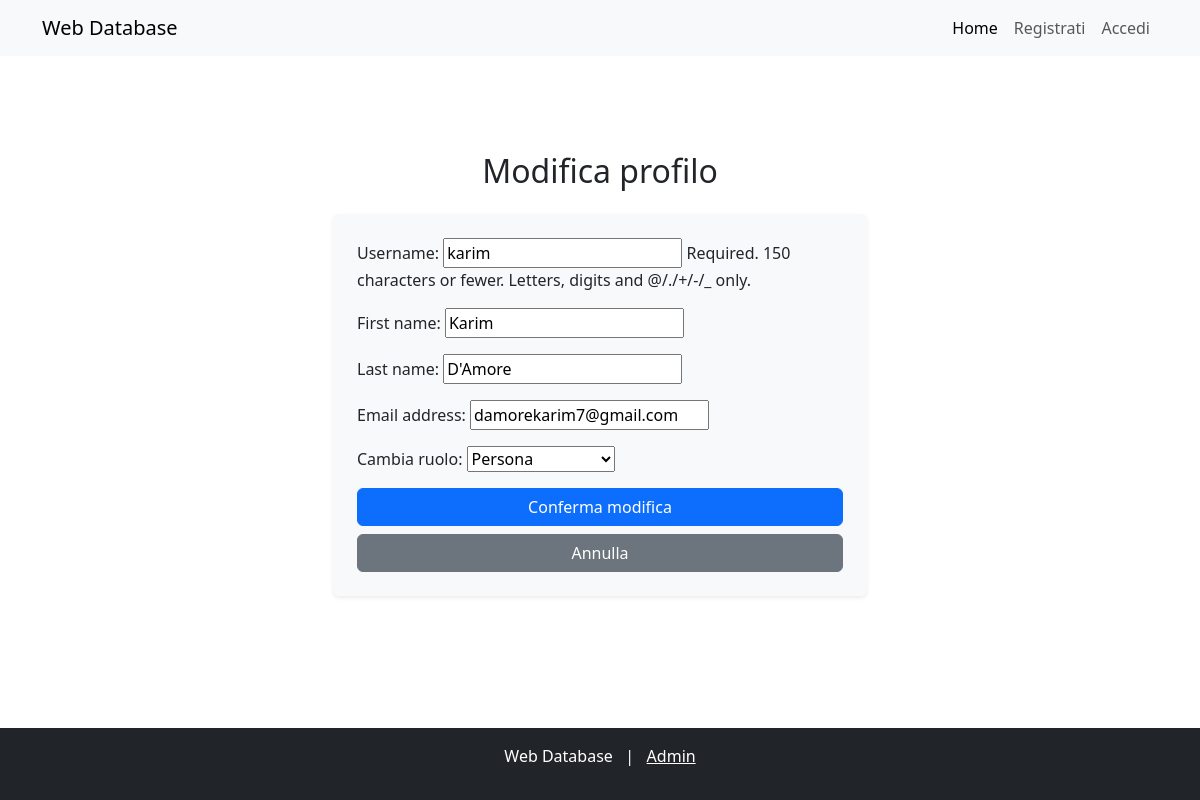
/userupdate/1/, run on an earlier commit of the app's database.
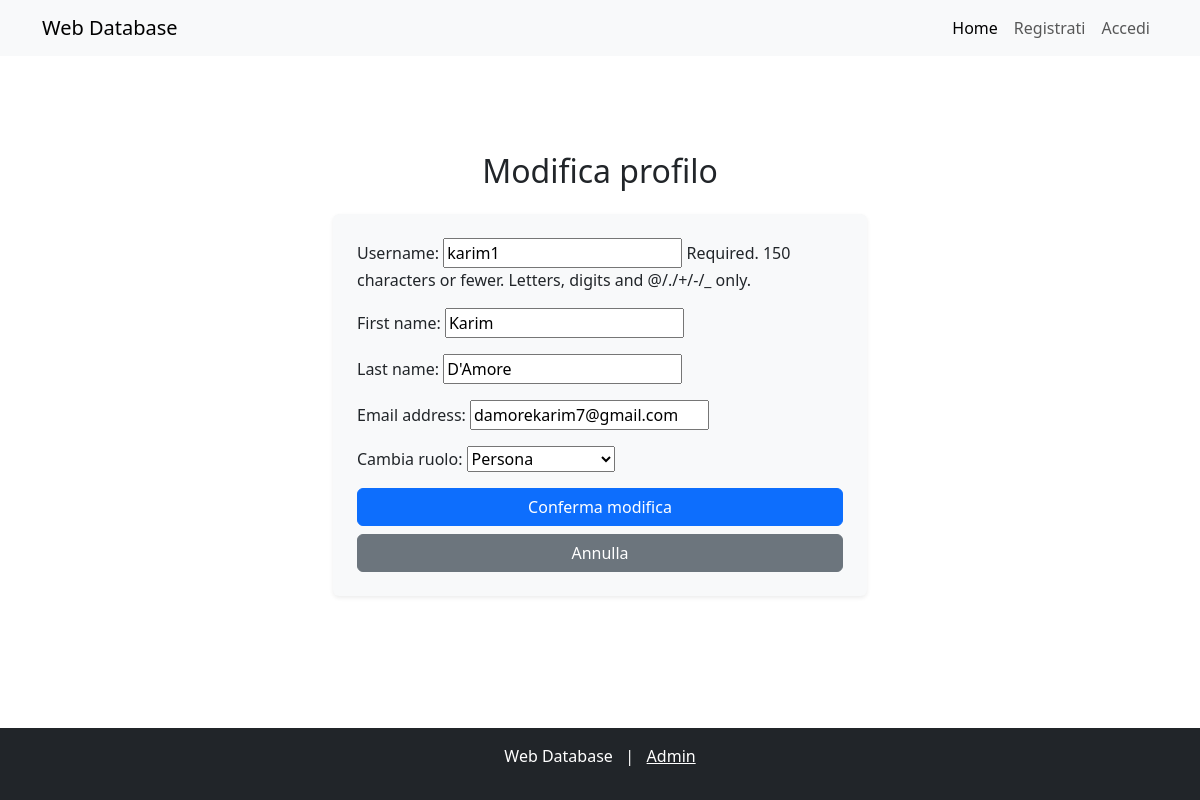
And on a later commit of the database.
### web_app/models.py (models this page shows)
class CustomUser(AbstractUser):
    USER_TYPE_CHOICES = (
        ('persona', 'Persona'),
        ('quality_manager', 'Quality Manager'),
    )
    user_type = models.CharField(max_length=20, choices=USER_TYPE_CHOICES)

### web_app/views.py (the view, shortened to what this page needs)
# urls.py: path('userupdate/<pk>/', views.CustomUserUpdateView.as_view(), name='user_update'),
class CustomUserUpdateView(UpdateView):
    model = CustomUser
    template_name = 'web_app/user_update.html'
    form_class = CustomUserUpdateForm

### web_app/forms.py
class CustomUserUpdateForm(forms.ModelForm):
    class Meta:
        model = CustomUser
        fields = ('username', 'first_name', 'last_name', 'email', 'user_type')
    def __init__(self, *args, **kwargs):
        super().__init__(*args, **kwargs)
        self.fields['user_type'].label = "Cambia ruolo"

### web_app/templates/web_app/user_update.html (shortened to what this page needs)
{% extends "base.html" %}
{% block content %}
<div class="container my-5">
    <h2 class="text-center mb-4">Modifica profilo</h2>
    <div class="row justify-content-center">
        <div class="col-md-6">
            <form method="post" class="bg-light p-4 rounded shadow-sm">
                <div class="mb-3">
                    {{ form.as_p }}
                </div>
                <div class="d-grid gap-2">
                    <button type="submit" class="btn btn-primary btn-block">Conferma modifica</button>
                    <a href="{% url 'user_detail' user.id %}" class="btn btn-secondary">Annulla</a>
                </div>
            </form>
        </div>
    </div>
</div>
{% endblock %}

### templates/base.html (shortened to what this page needs)
<!DOCTYPE html>
<html lang="it">
<head>
    <link href="https://cdn.jsdelivr.net/npm/bootstrap@5.3.0/dist/css/bootstrap.min.css" rel="stylesheet">
</head>
<body class="d-flex flex-column min-vh-100">
    <nav class="navbar navbar-expand-lg navbar-light bg-light">
        <div class="container">
            <a class="navbar-brand" href="{% url 'home' %}">Web Database</a>
            <div class="collapse navbar-collapse" id="navbarNav">
                <ul class="navbar-nav ms-auto">
                    <li class="nav-item">
                        <a class="nav-link active" href="{% url 'home' %}">Home</a>
                    </li>
                    {% if user.is_authenticated %}
                        <li class="nav-item">
                            <a class="nav-link" href="{% url 'user_detail' user.id %}">Ciao, {{ user.first_name }}!</a>
                        </li>
                        <li class="nav-item">
                            <form method="POST" action="{% url 'logout' %}"> {% csrf_token %}
                                <button type="submit" class="btn btn-light">Logout</button>
                            </form>
                        </li>
                    {% else %}
                        <li class="nav-item">
                            <a class="nav-link" href="{% url 'register' %}">Registrati</a>
                        </li>
                        <li class="nav-item">
                            <a class="nav-link" href="{% url 'login' %}">Accedi</a>
                        </li>
                    {% endif %}
                </ul>
            </div>
        </div>
    </nav>
    <main class="container my-5 flex-grow-1">
        {% block content %}
        {% endblock %}
    </main>
    <footer class="bg-dark text-white text-center py-3 mt-auto">
        <p>Web Database &nbsp; | &nbsp; <a href="http://localhost:8000/admin/" class="text-white">Admin</a></p>
    </footer>
</body>
</html>

### templates/base.html (style rules this page uses)
html, body { height: 100%; }

What changed in the data, as far as the page shows it:
changed CustomUser "Karim": username "karim" → "karim1"
